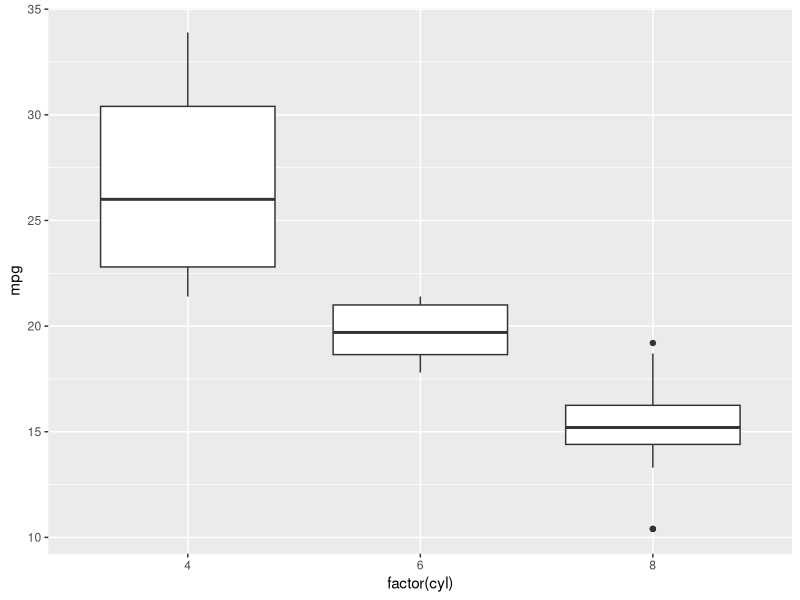
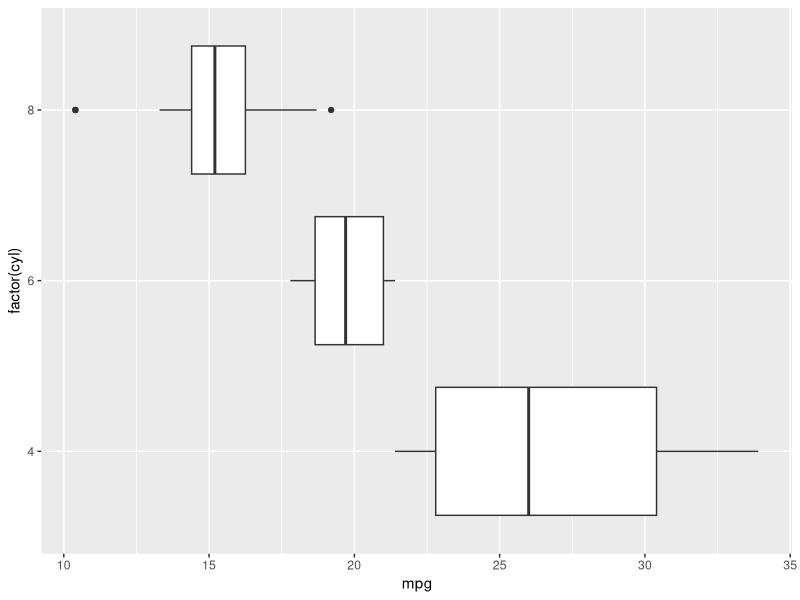
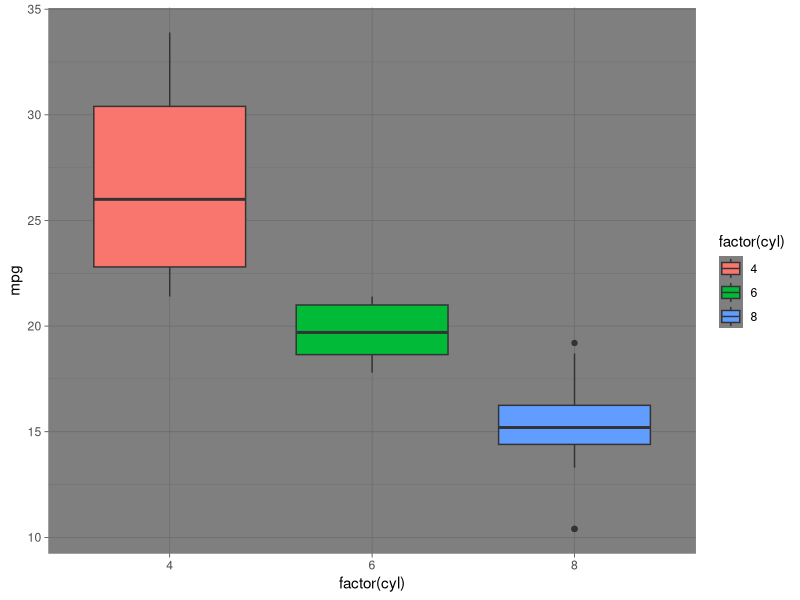

Recreate these plots in R, in order.
library(ggplot2)
df<- mtcars

pl<- ggplot(df, aes(x= factor(cyl), y= mpg))

p2<- pl+ geom_boxplot()
p2
p2_hor<- pl+ geom_boxplot() + coord_flip() #To flip plot horizontally
p2_hor

p3<- pl+ geom_boxplot(aes(fill= factor(cyl))) + theme_dark() #Coloring based on cylinders
p3
